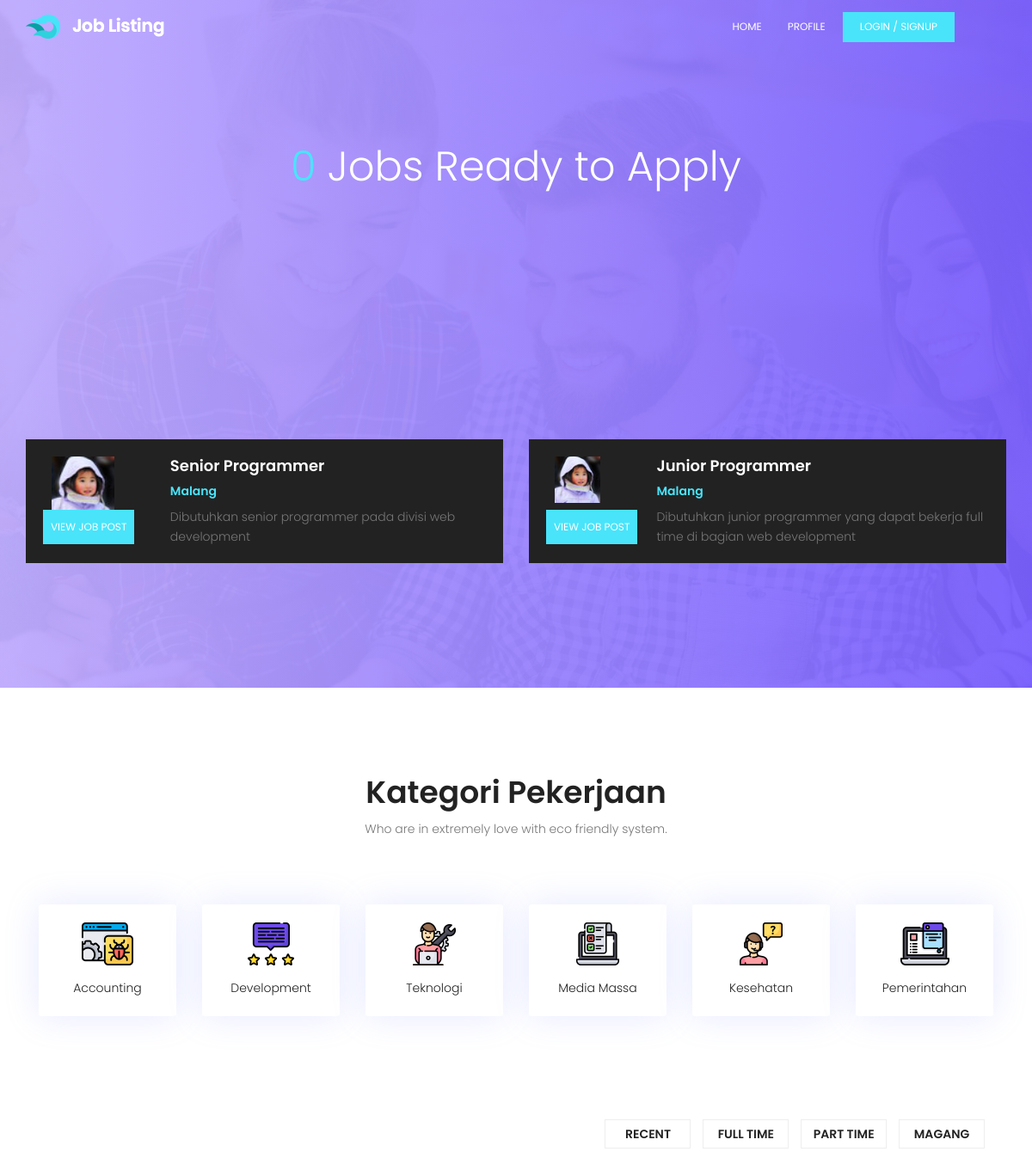
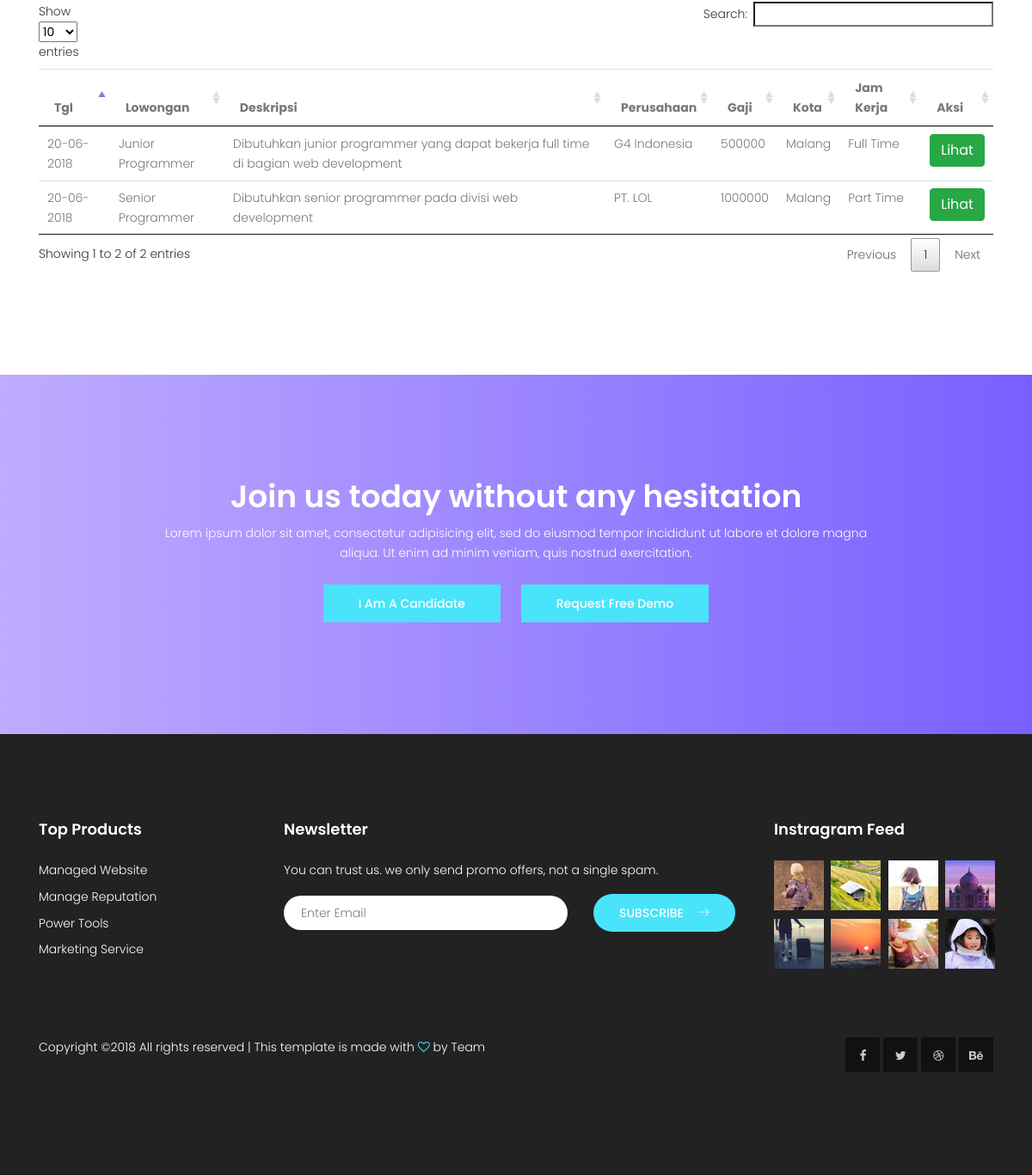
The page / on the database its author committed (2 pictures, top to bottom).
### tables this page shows
CREATE TABLE `lowongan` (
  `idLowongan` int(11) NOT NULL,
  `lowongan` varchar(50) NOT NULL,
  `deskripsi` varchar(255) NOT NULL,
  `persyaratan` varchar(255) NOT NULL,
  `idPerusahaan` int(11) NOT NULL,
  `tglPost` date NOT NULL,
  `status` enum('buka','tutup') NOT NULL,
  `gaji` int(11) NOT NULL,
  `kota` varchar(25) NOT NULL,
  `jamKerja` enum('Full Time','Part Time','Magang') NOT NULL,
  `kuota` int(11) NOT NULL,
  `fkKategori` int(11) NOT NULL
);

CREATE TABLE `kategori_pekerjaan` (
  `idKategori` int(11) NOT NULL,
  `namaKategori` varchar(50) NOT NULL,
  `gambar` varchar(250) NOT NULL
);

CREATE TABLE `perusahaan` (
  `idPerusahaan` int(11) NOT NULL,
  `namaPerusahaan` varchar(50) NOT NULL,
  `alamat` varchar(100) NOT NULL,
  `noTelp` varchar(12) NOT NULL,
  `email` varchar(50) NOT NULL,
  `website` varchar(50) NOT NULL,
  `visi` varchar(255) NOT NULL,
  `misi` varchar(255) NOT NULL,
  `tahunBerdiri` date NOT NULL,
  `idJenisPerusahaan` int(11) NOT NULL,
  `fotoPerusahaan` varchar(255) NOT NULL,
  `fkUser` int(11) NOT NULL
);

### application/controllers/home.php (called while the page is built, shortened)
<?php
class Home extends CI_Controller {
	var $data;
	public function __construct()
	{
		$this->load->model('lowongan');
		$this->load->model('user');
	}
	public function index()
	{
		$data['userMasuk'] = $this->data;
		$data['newLowongan'] = $this->lowongan->getNewLowongan();
		$data['numLowongan'] = $this->lowongan->getLowongan('num');
		$data['lowongan'] = $this->lowongan->getLowongan('');
		$data['kategori'] = $this->lowongan->getKategori();
		$this->load->view('home/index', $data);
	}
}

### index.php (called while the page is built, shortened)
<?php
require_once BASEPATH.'core/CodeIgniter.php';

### application/models/lowongan.php (called while the page is built, shortened)
<?php
class Lowongan extends CI_Model {
	public function getNewLowongan()
	{
		$this->db->from('lowongan');
		$this->db->limit(5);
		$this->db->order_by('tglPost', 'desc');
		return $this->db->get()->result();
	}
	public function getLowongan($get, $getkat = 0, $kategori = 0)
	{
		$this->db->join('perusahaan', 'lowongan.idPerusahaan = perusahaan.idPerusahaan', 'left');
		$this->db->where('status', 'buka');
		$this->db->where('kuota >', 0);
		if ($get > 0) {
			$this->db->where('idLowongan', $get);
		}
		$query = $this->db->get('lowongan');
		if ($get == 'num') {
			return $query->num_rows();
		} else {
			return $query->result();
		}
	}
	public function getKategori()
	{
		return $this->db->get('kategori_pekerjaan', 6)->result();
	}
}

### application/views/home/index.php (the view, shortened to what this page needs)
<!DOCTYPE html>
<html lang="id" class="no-js">
	<head>
		<?php include 'head.php'; ?>
	</head>
	<body>
		<?php include 'header.php'; ?>
		<section class="banner-area relative" id="home">
			<div class="overlay overlay-bg"></div>
			<div class="container">
				<div class="row fullscreen d-flex align-items-center justify-content-center">
					<div class="banner-content col-lg-12">
						<h1 class="text-white">
							<span><?= $numLowongan ?></span> Jobs Ready to Apply
						</h1>
					</div>
					<div class="container">
						<div class="row align-items-center">
							<div class="active-popular-post-carusel">
								<?php foreach ($newLowongan as $value): ?>
									<div class="single-popular-post d-flex flex-row">
										<div class="thumb">
											<img class="img-fluid" src="<?= base_url('assets/home/') ?>img/i8.jpg" alt="">
											<a class="btns text-uppercase" href="<?= base_url('index.php/home/single/'.$value->idLowongan) ?>">view job post</a>
										</div>
										<div class="details">
											<h4><?= $value->lowongan ?></h4>
											<h6><?= $value->kota ?></h6>
											<p>
												<?= $value->deskripsi ?>
											</p>
										</div>
									</div>
								<?php endforeach ?>
							</div>
						</div>
					</div>
				</div>
			</div>
		</section>
		<section class="feature-cat-area pt-100" id="category">
			<div class="container">
				<div class="row d-flex justify-content-center">
					<div class="menu-content pb-60 col-lg-10">
						<div class="title text-center">
							<h1 class="mb-10">Kategori Pekerjaan</h1>
							<p>Who are in extremely love with eco friendly system.</p>
						</div>
					</div>
				</div>
				<div class="row">
					<?php foreach ($kategori as $value): ?>
						<div class="col-lg-2 col-md-4 col-sm-6">
							<div class="single-fcat">
								<a href="#<?= $value->idKategori ?>">
									<img src="<?= base_url('assets/home/img/'.$value->gambar) ?>">
								</a>
								<p><?= $value->namaKategori ?></p>
							</div>
						</div>
					<?php endforeach ?>
				</div>
			</div>
		</section>
		<section class="post-area section-gap">
			<div class="container">
				<div class="row justify-content-center d-flex">
					<div class="col-lg-12 post-list">
						<ul class="cat-list">
							<li><a href="#">Recent</a></li>
							<li><a href="#">Full Time</a></li>
							<li><a href="#">Part Time</a></li>
							<li><a href="#">Magang</a></li>
						</ul>
						<table id="lowongan" class="table table-hover">
							<thead>
					            <tr>
					            	<th>Tgl</th>
					                <th>Lowongan</th>
					                <th>Deskripsi</th>
					                <th>Perusahaan</th>
					                <th>Gaji</th>
					                <th>Kota</th>
					                <th>Jam Kerja</th>
					                <th>Aksi</th>
					            </tr>
					        </thead>
					        <tbody>
					        	<?php foreach ($lowongan as $value): ?>
									<tr>
										<td><?= date('d-m-Y', strtotime($lowongan[0]->tglPost)) ?></td>
										<td><?= $value->lowongan ?></td>
										<td><?= $value->deskripsi ?></td>
										<td><?= $value->namaPerusahaan ?></td>
										<td><?= $value->gaji ?></td>
										<td><?= $value->kota ?></td>
										<td><?= $value->jamKerja ?></td>
										<td>
											<a href="<?= base_url('index.php/home/single/'.$value->idLowongan) ?>" class="btn btn-success">Lihat</a>
										</td>
						            </tr>
					        	<?php endforeach ?>
					        </tbody>
						</table>
					</div>
				</div>
			</div>
		</section>
		<section class="callto-action-area section-gap" id="join">
			<div class="container">
				<div class="row d-flex justify-content-center">
					<div class="menu-content col-lg-9">
						<div class="title text-center">
							<h1 class="mb-10 text-white">Join us today without any hesitation</h1>
							<p class="text-white">Lorem ipsum dolor sit amet, consectetur adipisicing elit, sed do eiusmod tempor incididunt ut labore  et dolore magna aliqua. Ut enim ad minim veniam, quis nostrud exercitation.</p>
							<a class="primary-btn" href="#">I am a Candidate</a>
							<a class="primary-btn" href="#">Request Free Demo</a>
						</div>
					</div>
				</div>
			</div>
		</section>
	<?php include 'foot.php'; ?>
	</body>
</html>

### assets/home/css/main.css (style rules this page uses)
body { color: #777777; font-family: "Poppins", sans-serif; font-size: 14px; font-weight: 300; line-height: 1.625em; position: relative; }
ol, ul { margin: 0; padding: 0; list-style: none; }
a { -webkit-transition: all 0.3s ease 0s; -moz-transition: all 0.3s ease 0s; -o-transition: all 0.3s ease 0s; transition: all 0.3s ease 0s; }
a, a:focus, a:hover { text-decoration: none; outline: 0; }
h1, h2, h3, h4, h5, h6 { font-family: "Poppins", sans-serif; color: #222222; line-height: 1.2em !important; margin-bottom: 0; margin-top: 0; font-weight: 600; }
h1, .h1 { font-size: 36px; }
h4, .h4 { font-size: 18px; }
h6, .h6 { font-size: 14px; color: #222222; }
td, th { border-radius: 0px; }
.mb-10 { margin-bottom: 10px; }
.pt-100 { padding-top: 100px; }
.pb-60 { padding-bottom: 60px; }
.text-white { color: #fff; }
.text-center { text-align: center; }
.relative { position: relative; }
.overlay { position: absolute; left: 0; right: 0; top: 0; bottom: 0; }
h1 { font-size: 36px; }
h4 { font-size: 18px; }
h6 { font-size: 14px; }
h1, h2, h3, h4, h5, h6 { line-height: 1.5em; }
.section-gap { padding: 120px 0; }
.p1-gradient-bg, .banner-area .overlay-bg, .sidebar .single-slidebar .cat-list li:hover, .callto-action-area, .single-price:hover .price-bottom, .single-service:hover, .submit-right, .submit-left, .contact-btns, .form-area .primary-btn { background-image: -moz-linear-gradient(0deg, #bfacff 0%, #795fff 100%); background-image: -webkit-linear-gradient(0deg, #bfacff 0%, #795fff 100%); background-image: -ms-linear-gradient(0deg, #bfacff 0%, #795fff 100%); }
.primary-btn { background-color: #49e4fa; line-height: 42px; padding-left: 30px; padding-right: 60px; border-radius: 25px; border: none; color: #fff; display: inline-block; font-weight: 500; position: relative; -webkit-transition: all 0.3s ease 0s; -moz-transition: all 0.3s ease 0s; -o-transition: all 0.3s ease 0s; transition: all 0.3s ease 0s; cursor: pointer; text-transform: uppercase; position: relative; }
.banner-area { background: url(../img/header-bg.jpg) center; background-size: cover; }
.banner-area .overlay-bg { opacity: .95; }
.banner-content { margin-top: 0; text-align: center; }
.banner-content h1 { font-size: 48px; font-weight: 300; line-height: 1em; margin-top: 20px; }
.banner-content h1 span { color: #49e4fa; }
.primary-btn { background: #fff; border: 1px solid transparent; color: #222; padding-left: 40px; padding-right: 40px; border-radius: 50px; }
.single-popular-post { background-color: #222; padding: 20px; }
.single-popular-post .details { margin-left: 40px; }
.single-popular-post .details p { margin-bottom: 0; }
.single-popular-post h4 { color: #fff; }
.single-popular-post h6 { padding: 10px 0; color: #49e4fa; }
.single-popular-post .thumb { display: inline-block; margin-right: 35px; }
.single-popular-post .thumb img { width: 75px; margin-left: 10px; }
.single-popular-post .btns { background-color: #49e4fa; color: #fff; font-size: 12px; position: absolute; bottom: 22px; font-weight: 400; padding: 9px; -webkit-transition: all 0.3s ease 0s; -moz-transition: all 0.3s ease 0s; -o-transition: all 0.3s ease 0s; transition: all 0.3s ease 0s; }
.single-fcat { text-align: center; border-radius: 3px; background-color: white; box-shadow: 0px 0px 40px 0px rgba(132, 144, 255, 0.2); padding: 20px 0; border: 1px solid transparent; -webkit-transition: all 0.3s ease 0s; -moz-transition: all 0.3s ease 0s; -o-transition: all 0.3s ease 0s; transition: all 0.3s ease 0s; }
.single-fcat p { margin-top: 15px; margin-bottom: 0; color: #222; }
.post-list .cat-list { text-align: right; margin-bottom: 20px; }
.post-list .cat-list li { text-align: center; margin-right: 10px; width: 100px; display: inline-block; background-color: #fff; border: 1px solid #eee; -webkit-transition: all 0.3s ease 0s; -moz-transition: all 0.3s ease 0s; -o-transition: all 0.3s ease 0s; transition: all 0.3s ease 0s; padding: 5px 10px; }
.post-list .cat-list li a { text-transform: uppercase; font-weight: 600; color: #222; }
.callto-action-area .primary-btn { margin: 10px; text-transform: capitalize; border-radius: 0; background-color: #49e4fa; color: #fff; -webkit-transition: all 0.3s ease 0s; -moz-transition: all 0.3s ease 0s; -o-transition: all 0.3s ease 0s; transition: all 0.3s ease 0s; }

### rows shown on the page
lowongan: lowongan "Senior Programmer", kota "Malang", deskripsi "Dibutuhkan senior programmer pada divisi web development", idPerusahaan.namaPerusahaan "PT. LOL", gaji "1000000", jamKerja "Part Time"
lowongan: lowongan "Junior Programmer", kota "Malang", deskripsi "Dibutuhkan junior programmer yang dapat bekerja full time di bagian web development", tglPost "20-06-2018", idPerusahaan.namaPerusahaan "G4 Indonesia", gaji "500000", jamKerja "Full Time"
kategori_pekerjaan: gambar (picture), namaKategori "Accounting"
kategori_pekerjaan: gambar (picture), namaKategori "Development"
kategori_pekerjaan: gambar (picture), namaKategori "Teknologi"
kategori_pekerjaan: gambar (picture), namaKategori "Media Massa"
kategori_pekerjaan: gambar (picture), namaKategori "Kesehatan"
kategori_pekerjaan: gambar (picture), namaKategori "Pemerintahan"
